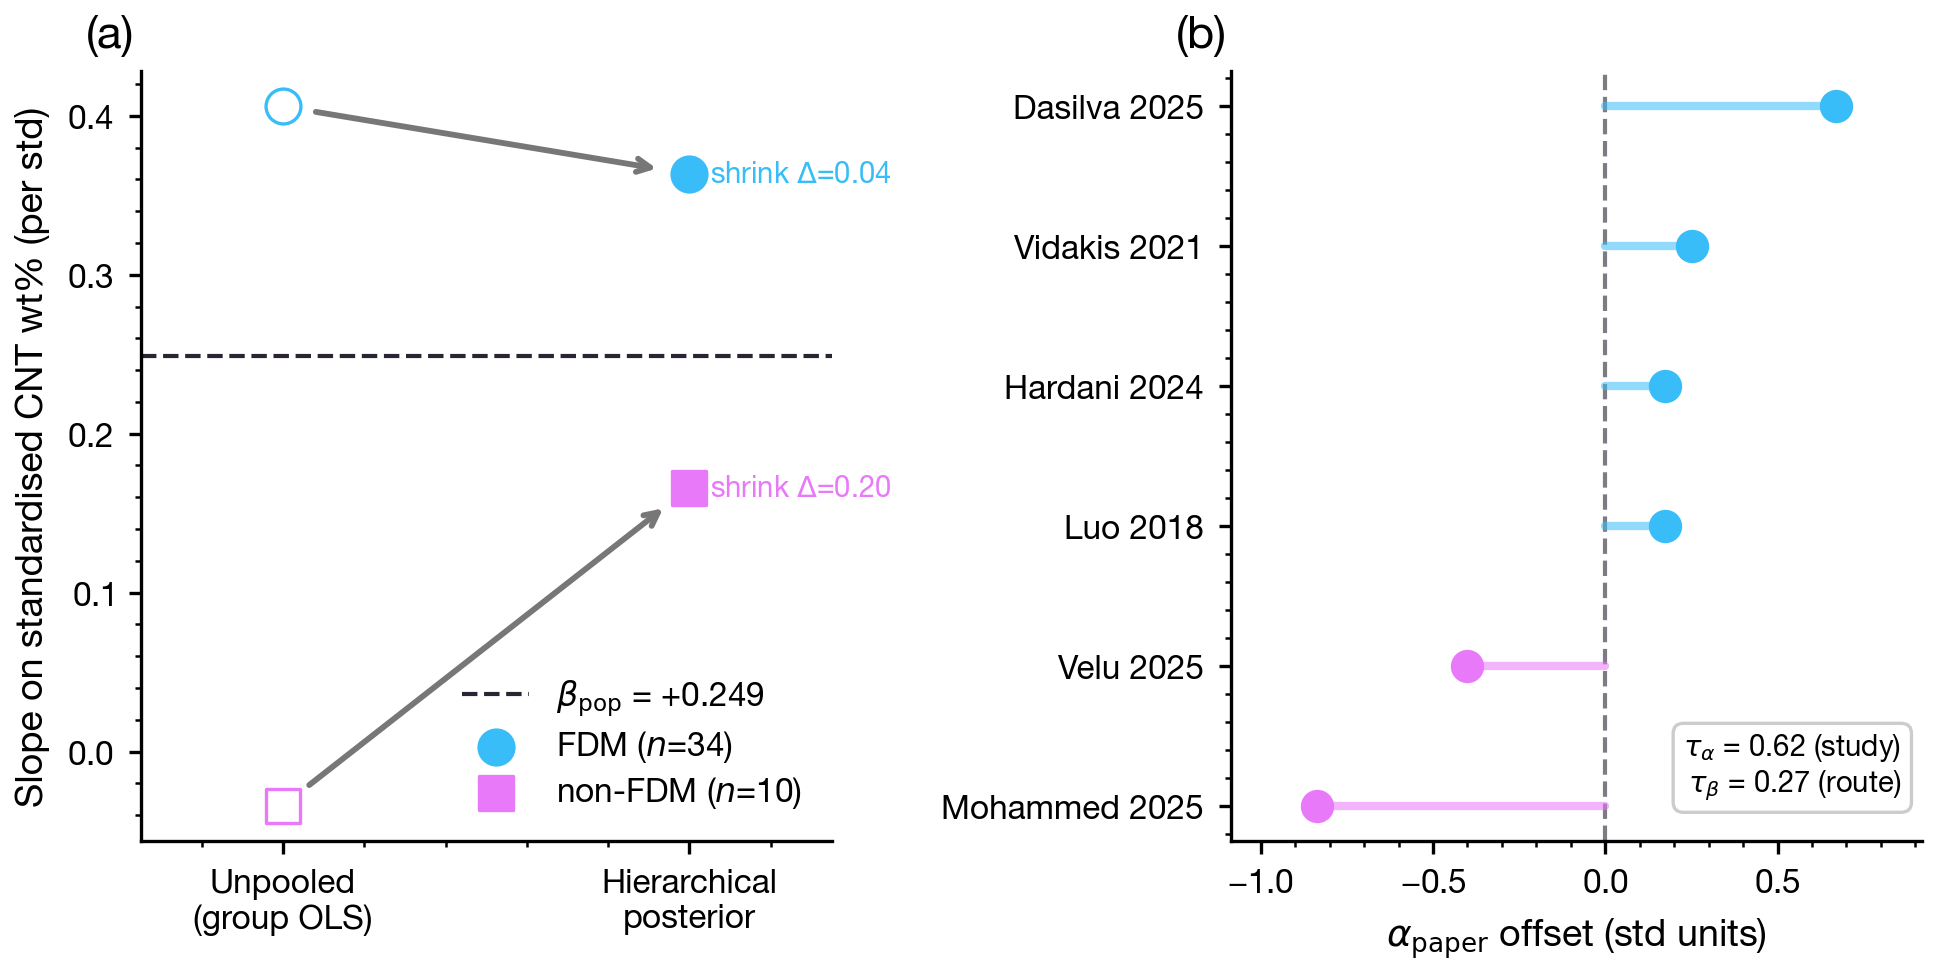

Reproduce this figure in Python.
"""
Figure 8 — Hierarchical partial pooling (2-panel)
Phase 2b/2c — partial-pooling Bayesian regression on the n=44 pool.

Panel (a): route-slope shrinkage. For each processing route, the unpooled OLS
slope vs the hierarchical posterior mean slope, with arrows to β_pop. Groups with
fewer observations (non-FDM, n=10) shrink more strongly toward β_pop.

Panel (b): per-paper random intercepts (Phase 2c crossed model). α_paper offset
for each of the 6 source studies; τ_α (between-study) vs τ_β (between-route)
annotated — between-study scatter dominates.

Data sources:
  - results/hierarchical_phase2b.json (β_pop, β_g posterior means)
  - results/hierarchical_phase2c_paper_intercept.json (α_paper, τ_α, τ_β)
  - data/extraction/master_dataset.csv (for unpooled OLS slopes)

Outputs: figures/fig8_hierarchical_shrinkage.svg + .png
"""
from __future__ import annotations

import json
import sys
from pathlib import Path

import matplotlib
matplotlib.use("Agg")
import matplotlib.pyplot as plt
import numpy as np

ROOT = Path(__file__).parent.parent
sys.path.insert(0, str(ROOT))

from figures.style import (  # noqa: E402
    PALETTE as C, SIZES, LW, MARKER_SIZE, FONTSIZE,
    apply_style, label_panel, save_figure, arrow_shrinkage, LEGEND_KW,
)
from src.uq.bayesian import standardize  # noqa: E402
from src.uq.hierarchical import (         # noqa: E402
    GROUP_FDM,
    GROUP_NON_FDM,
    load_hierarchical_data,
)

# Groups get their own slots — NOT the bootstrap/bayesian method colors
# (style.py palette_semantics: never reuse method colors for unrelated series).
COLOR_FDM = C["sky"]      # blue    — FDM group
COLOR_NON = C["orchid"]   # orchid  — non-FDM group
COLOR_POP = C["dark"]     # neutral — population mean β_pop reference line
COLOR_ARROW = C["mid"]

HIER_JSON   = ROOT / "results" / "hierarchical_phase2b.json"
PHASE2C_JSON = ROOT / "results" / "hierarchical_phase2c_paper_intercept.json"
DATA_CSV    = ROOT / "data" / "extraction" / "master_dataset.csv"
OUT_BASE    = ROOT / "figures" / "fig8_hierarchical_shrinkage"


def unpooled_ols_slope(x: np.ndarray, y: np.ndarray) -> float:
    x_std, y_std, _ = standardize(x, y)
    X = np.column_stack([np.ones_like(x_std), x_std])
    beta, *_ = np.linalg.lstsq(X, y_std, rcond=None)
    return float(beta[1])


def panel_a_slope_shrinkage(ax) -> None:
    with open(HIER_JSON) as f:
        hier = json.load(f)
    beta_pop_slope = float(hier["beta_pop_posterior_mean"][1])
    beta_g_slopes = np.array(hier["beta_g_posterior_mean"])[:, 1]
    slope_fdm_pool = float(beta_g_slopes[GROUP_FDM])
    slope_non_pool = float(beta_g_slopes[GROUP_NON_FDM])

    x, y, g = load_hierarchical_data(DATA_CSV)
    mask_fdm = g == GROUP_FDM
    mask_non = g == GROUP_NON_FDM
    slope_fdm_unp = unpooled_ols_slope(x[mask_fdm], y[mask_fdm])
    slope_non_unp = unpooled_ols_slope(x[mask_non], y[mask_non])

    x_unp, x_pool = 0.0, 1.0
    ax.axhline(beta_pop_slope, color=COLOR_POP, lw=1.0, ls="--",
               label=fr"$\beta_{{\mathrm{{pop}}}}$ = {beta_pop_slope:+.3f}")
    ax.scatter([x_unp], [slope_fdm_unp], s=MARKER_SIZE * 10, marker="o",
               edgecolors=COLOR_FDM, facecolors="white", lw=LW["marker_edge"], zorder=4)
    ax.scatter([x_pool], [slope_fdm_pool], s=MARKER_SIZE * 10, marker="o",
               color=COLOR_FDM, lw=LW["marker_edge"], zorder=4,
               label=f"FDM ($n$={int(mask_fdm.sum())})")
    ax.annotate("", xy=(x_pool, slope_fdm_pool), xytext=(x_unp, slope_fdm_unp),
                arrowprops=arrow_shrinkage(COLOR_ARROW))
    ax.scatter([x_unp], [slope_non_unp], s=MARKER_SIZE * 10, marker="s",
               edgecolors=COLOR_NON, facecolors="white", lw=LW["marker_edge"], zorder=4)
    ax.scatter([x_pool], [slope_non_pool], s=MARKER_SIZE * 10, marker="s",
               color=COLOR_NON, lw=LW["marker_edge"], zorder=4,
               label=f"non-FDM ($n$={int(mask_non.sum())})")
    ax.annotate("", xy=(x_pool, slope_non_pool), xytext=(x_unp, slope_non_unp),
                arrowprops=arrow_shrinkage(COLOR_ARROW))
    ax.set_xticks([x_unp, x_pool])
    ax.set_xticklabels(["Unpooled\n(group OLS)", "Hierarchical\nposterior"])
    ax.set_xlim(-0.35, 1.35)
    ax.set_ylabel("Slope on standardised CNT wt% (per std)")
    ax.legend(loc="lower right", **LEGEND_KW)
    fdm_shr = abs(slope_fdm_unp - slope_fdm_pool)
    non_shr = abs(slope_non_unp - slope_non_pool)
    ax.text(x_pool + 0.05, slope_fdm_pool, fr"shrink $\Delta$={fdm_shr:.2f}",
            color=COLOR_FDM, fontsize=FONTSIZE["annotation"], va="center")
    ax.text(x_pool + 0.05, slope_non_pool, fr"shrink $\Delta$={non_shr:.2f}",
            color=COLOR_NON, fontsize=FONTSIZE["annotation"], va="center")


def panel_b_paper_intercepts(ax) -> None:
    d = json.loads(PHASE2C_JSON.read_text())
    ap = d["alpha_paper_posterior_mean"]
    tau_a, tau_b = d["tau_alpha_posterior_mean"], d["tau_beta_posterior_mean"]
    short = {k: k.split("_")[0].capitalize() + " " + k.split("_")[1] for k in ap}
    items = sorted(ap.items(), key=lambda kv: kv[1])
    labels = [short[k] for k, _ in items]
    vals = [v for _, v in items]
    yy = np.arange(len(vals))
    ax.axvline(0, color=C["dark"], lw=1.0, ls="--", alpha=.6)
    for yi, v in zip(yy, vals):
        col = COLOR_FDM if v >= 0 else COLOR_NON
        ax.plot([0, v], [yi, yi], color=col, lw=2.0, alpha=.55, solid_capstyle="round")
        ax.plot(v, yi, "o", color=col, ms=7, zorder=5)
    ax.set_yticks(yy)
    ax.set_yticklabels(labels)
    ax.set_xlabel(r"$\alpha_\mathrm{paper}$ offset (std units)")
    ax.set_xlim(min(vals) - 0.25, max(vals) + 0.25)
    ax.text(0.97, 0.05,
            rf"$\tau_\alpha$ = {tau_a:.2f} (study)" + "\n" + rf"$\tau_\beta$ = {tau_b:.2f} (route)",
            transform=ax.transAxes, ha="right", va="bottom",
            fontsize=FONTSIZE["annotation"],
            bbox=dict(boxstyle="round,pad=0.35", fc="white", ec=C["light"]))


def main() -> None:
    apply_style()
    fig, (ax1, ax2) = plt.subplots(1, 2, figsize=SIZES["wide"])
    panel_a_slope_shrinkage(ax1)
    panel_b_paper_intercepts(ax2)
    label_panel(ax1, "a")
    label_panel(ax2, "b")
    save_figure(fig, OUT_BASE)
    print("wrote 2-panel fig8 (slope shrinkage + per-paper intercepts)")


if __name__ == "__main__":
    main()
